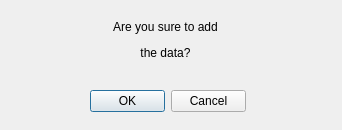
<?xml version="1.0" encoding="UTF-8"?>
<ui version="4.0">
 <class>add_window</class>
 <widget class="QDialog" name="add_window">
  <property name="geometry">
   <rect>
    <x>0</x>
    <y>0</y>
    <width>342</width>
    <height>130</height>
   </rect>
  </property>
  <property name="windowTitle">
   <string>Add data</string>
  </property>
  <widget class="QLabel" name="label">
   <property name="geometry">
    <rect>
     <x>0</x>
     <y>-10</y>
     <width>331</width>
     <height>101</height>
    </rect>
   </property>
   <property name="styleSheet">
    <string notr="true">font: 16pt &quot;Century Gothic&quot;;</string>
   </property>
   <property name="text">
    <string>&lt;html&gt;&lt;head/&gt;&lt;body&gt;&lt;p&gt;Are you sure to add&lt;/p&gt;&lt;p&gt;the data?&lt;/p&gt;&lt;/body&gt;&lt;/html&gt;</string>
   </property>
   <property name="alignment">
    <set>Qt::AlignCenter</set>
   </property>
  </widget>
  <widget class="QDialogButtonBox" name="button_add">
   <property name="geometry">
    <rect>
     <x>90</x>
     <y>90</y>
     <width>156</width>
     <height>23</height>
    </rect>
   </property>
   <property name="standardButtons">
    <set>QDialogButtonBox::Cancel|QDialogButtonBox::Ok</set>
   </property>
  </widget>
 </widget>
 <resources/>
 <connections/>
</ui>
